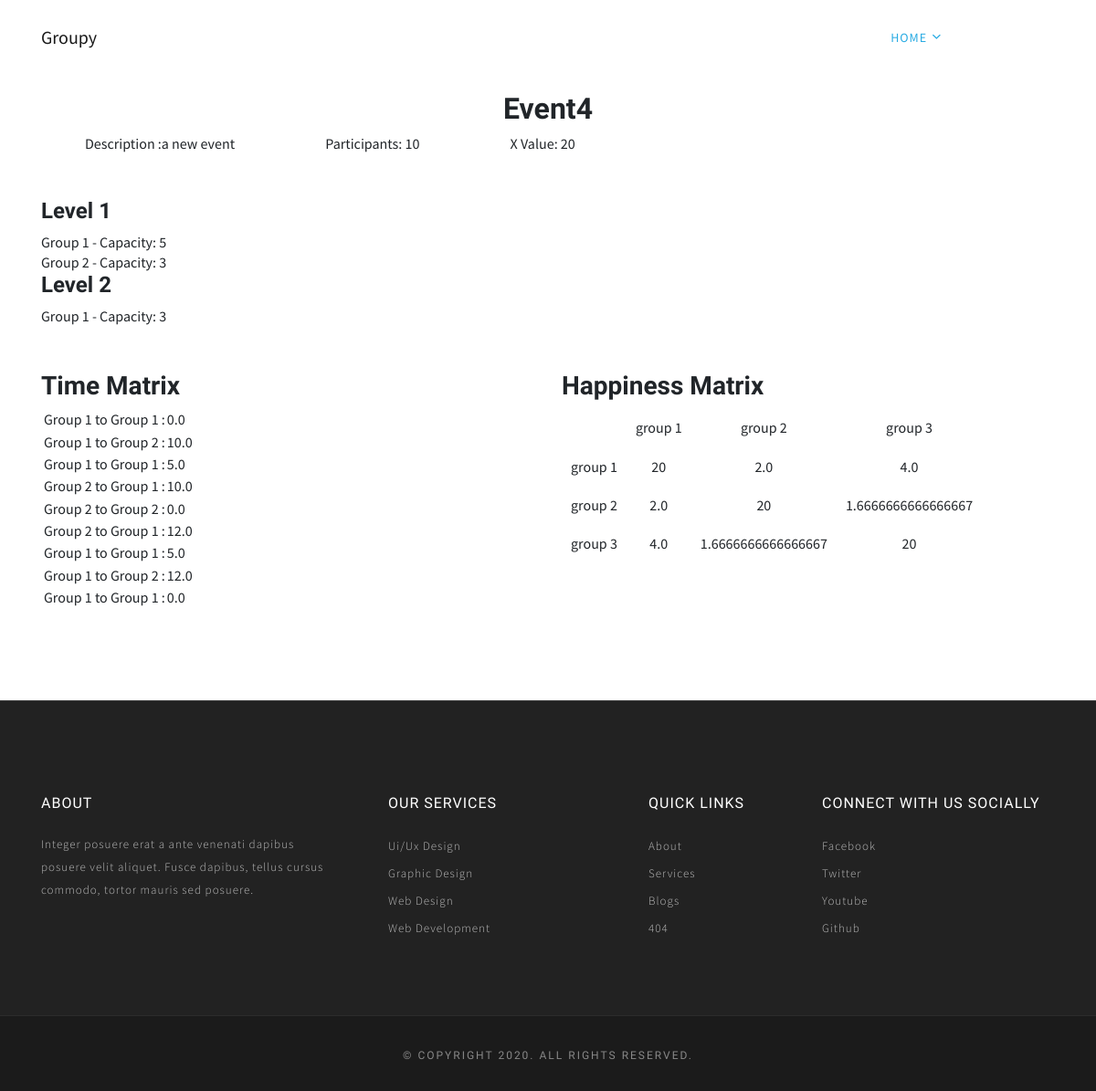
Screenshot of /display/event/details/5/ with the database file from the repository.
### user/models.py (models this page shows)
class Event(models.Model):
    name=models.CharField(max_length=50)
    description=models.TextField()
    participants=models.IntegerField()
    x_value=models.IntegerField(null=True)
    is_active = models.BooleanField(default=True)
    created_by=models.ForeignKey(User,on_delete=models.CASCADE)
    created_on=models.DateTimeField(auto_now_add=True)

class Levels(models.Model):
    event=models.ForeignKey(Event,on_delete=models.CASCADE)
    name=models.CharField(max_length=50)
    is_active = models.BooleanField(default=True)
    created_by=models.ForeignKey(User,on_delete=models.CASCADE)
    created_on=models.DateTimeField(auto_now_add=True)

class Group(models.Model):
    level=models.ForeignKey(Levels,on_delete=models.CASCADE)
    name=models.CharField(max_length=50)
    capacity=models.IntegerField()
    is_active = models.BooleanField(default=True)
    created_by=models.ForeignKey(User,on_delete=models.CASCADE)
    created_on=models.DateTimeField(auto_now_add=True)

class TimeMatrix(models.Model):
    group_from = models.ForeignKey(Group, related_name='from_group', on_delete=models.CASCADE)
    group_to = models.ForeignKey(Group, related_name='to_group', on_delete=models.CASCADE)
    travel_time = models.FloatField()  # Represents the travel time between the two groups (in seconds)

### organiser/views.py (the view)
# urls.py: path('display/event/details/<str:event_id>/',views.display_event_details,name='display_event_details'),
def display_event_details(request, event_id):
    event = Event.objects.get(id=event_id)
    levels = Levels.objects.filter(event=event)
    groups = Group.objects.filter(level__in=levels)
    time_matrix = TimeMatrix.objects.filter(group_from__level__event=event)
    happiness_matrix = create_happiness_matrix(event_id)
    context = {
        'event': event,
        'levels': levels,
        'groups': groups,
        'time_matrix': time_matrix,
        'happiness_matrix': happiness_matrix
    }
    return render(request, 'organiser/event_details.html', context)

### organiser/views.py (called while the page is built)
def create_happiness_matrix(event_id):
    event = Event.objects.get(id=event_id)
    x_value = event.x_value
    levels = Levels.objects.filter(event=event)
    groups = Group.objects.filter(level__in=levels)
    happiness_matrix = []
    temp = [" "]
    for i in range(1,len(groups)+1):
        temp.append( "group "+i.__str__())
    happiness_matrix.append(temp)
    for i in range(len(groups)):
        row = ["group "+(i+1).__str__()]
        for j in range(len(groups)):
            travel_time = TimeMatrix.objects.filter(group_from=groups[i], group_to=groups[j]).first().travel_time
            if i == j:
                row.append(x_value)
            else:
                if travel_time != 0:
                    row.append(x_value / travel_time)
                else:
                    row.append(0)
        happiness_matrix.append(row)
    return happiness_matrix

### templates/organiser/event_details.html (shortened to what this page needs)
{% extends 'base.html' %}
{% block content %}
<section class="service-2 section">
    <div class="container">
        <div class="row justify-content-center">
            <div class="col-lg-12">
                <div class="event-details-content">
                    <h2 class="text-center">{{ event.name }}</h2>
                    <span class="mx-5">Description :{{ event.description }}</span>
                    <span class="mx-5">Participants: {{ event.participants }}</span>
                    <span class="mx-5"> X Value: {{ event.x_value }}</span>
                </div>
            </div>
        </div>
        <div class="row justify-content-center mt-5">
            <div class="col-lg-12">
                {% for level in levels %}
                <h4>Level {{forloop.counter}}</h4>
                <ul>
                    {% for group in groups %}
                    {% if group.level == level %}
                    <li>{{ group.name }} - Capacity: {{ group.capacity }}</li>
                    {% endif %}
                    {% endfor %}
                </ul>
                {% endfor %}
            </div>
        </div>
        <div class="row justify-content-center mt-5">
            <div class="col-md-6">
                <h3>Time Matrix</h3>
                <table>
                    <tbody>
                        {% for row in time_matrix %}
                        <tr>
                            <td></td>
                            <td>{{ row.group_from.name }} to {{row.group_to.name}} :</td>
                            <td>{{ row.travel_time }}</td>
                        </tr>
                        {% endfor %}
                    </tbody>
                </table>
            </div>
            <div class="col-lg-6">
                <h3>Happiness Matrix</h3>
                <table cellpadding="10">
                    <tbody>
                        {% for row in happiness_matrix %}
                        <tr>
                            {% for item in row %}
                            <td class="text-center" >
                                {{ item }}
                            </td>
                            {% endfor %}
                        </tr>
                        {% endfor %}
                    </tbody>
                </table>
            </div>
        </div>
    </div>
</section>
{% endblock content %}

### static/css/style.css (style rules this page uses)
body { line-height: 1.4; font-family: "Source Sans Pro", sans-serif; -webkit-font-smoothing: antialiased; }
h1, h2, h3, h4, h5, h6 { font-family: "Catamaran", sans-serif; font-weight: 600; }
ol, ul { margin: 0; padding: 0; list-style: none; }
.section { padding: 100px 0; }

### rows the page displays
Event: name "Event4", description "a new event", participants "10", x_value "20"
Group: name "Group 1", capacity "5"
Group: name "Group 2", capacity "3"
Group: name "Group 1", capacity "3"
TimeMatrix: group_from.name "Group 1", group_to.name "Group 1", travel_time "0.0"
TimeMatrix: group_from.name "Group 1", group_to.name "Group 2", travel_time "10.0"
TimeMatrix: group_from.name "Group 1", group_to.name "Group 1", travel_time "5.0"
TimeMatrix: group_from.name "Group 2", group_to.name "Group 1", travel_time "10.0"
TimeMatrix: group_from.name "Group 2", group_to.name "Group 2", travel_time "0.0"
TimeMatrix: group_from.name "Group 2", group_to.name "Group 1", travel_time "12.0"
TimeMatrix: group_from.name "Group 1", group_to.name "Group 1", travel_time "5.0"
TimeMatrix: group_from.name "Group 1", group_to.name "Group 2", travel_time "12.0"
TimeMatrix: group_from.name "Group 1", group_to.name "Group 1", travel_time "0.0"

### other values shown
{{ item }} "group 1" "group 2" "group 3" "group 1" "20" "2.0" "4.0" "group 2" "2.0" "20" "1.6666666666666667" "group 3" "4.0" "1.6666666666666667" "20"
